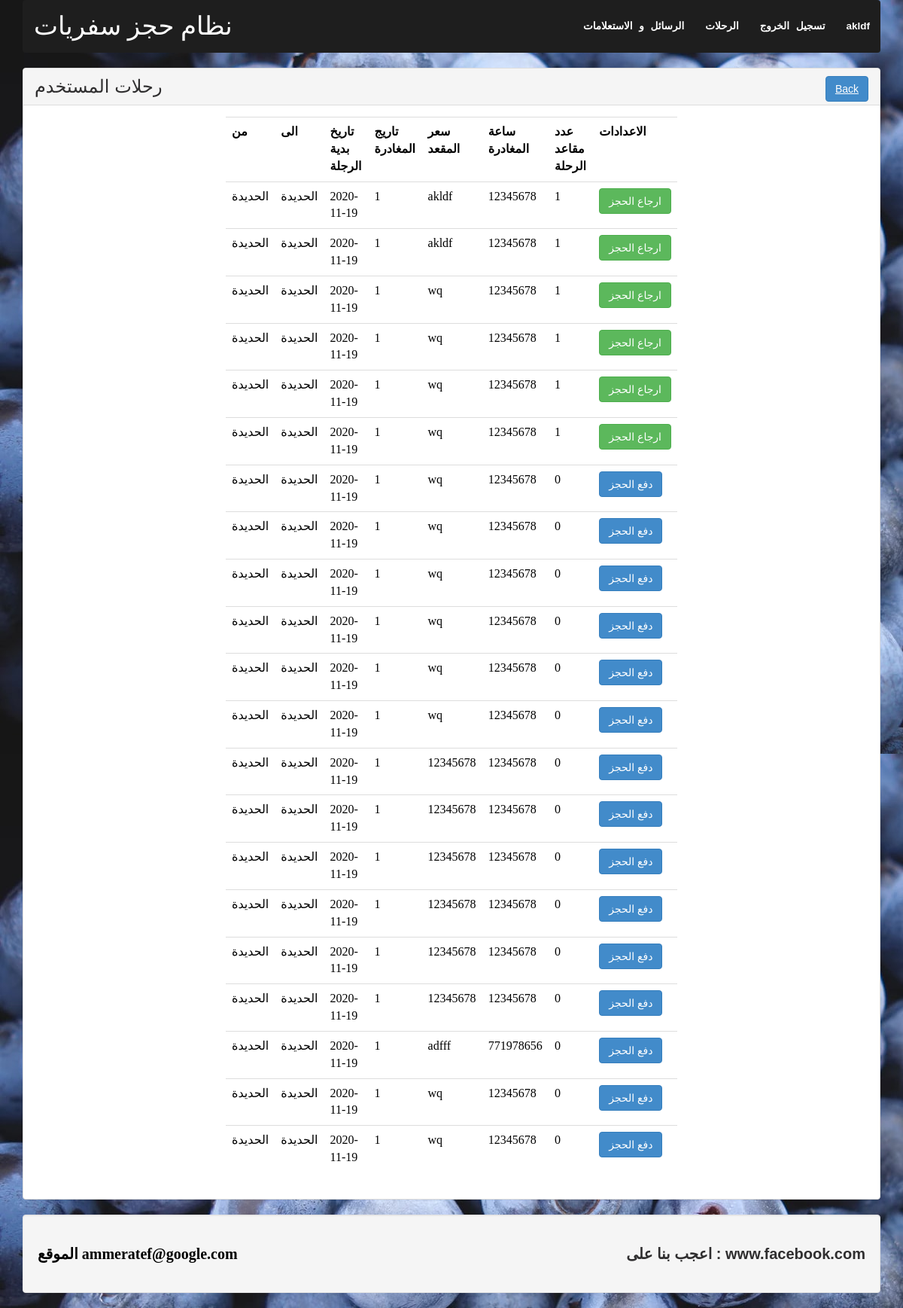
The app's page /journey.php?id=1 (signed in) with its own data.
### tables this page shows
CREATE TABLE `db_journey` (
  `id_jou` int(11) NOT NULL,
  `id_user` int(11) NOT NULL,
  `id_reservation` int(11) NOT NULL,
  `pay` tinyint(1) NOT NULL DEFAULT 0
);

CREATE TABLE `db_reservation` (
  `id` int(11) NOT NULL,
  `pickup` varchar(255) NOT NULL,
  `bookingdate` varchar(255) NOT NULL,
  `returndate` varchar(255) NOT NULL,
  `carnumber` varchar(64) NOT NULL,
  `destination` varchar(255) NOT NULL,
  `bookingtime` varchar(255) NOT NULL,
  `email` varchar(255) NOT NULL,
  `passengers` varchar(255) NOT NULL
);

CREATE TABLE `users` (
  `id` int(11) NOT NULL,
  `name` varchar(255) NOT NULL,
  `phone` varchar(16) NOT NULL,
  `email` varchar(255) NOT NULL,
  `pass` varchar(255) NOT NULL,
  `role` varchar(16) DEFAULT 'user'
);

### lib/Session.php (called while the page is built, shortened)
<?php
class Session
{
	public static function get($key){
		if (isset($_SESSION[$key])) {
			return $_SESSION[$key];
		}else{
			return false;
		}
	}
}
?>

### journey.php (the view, shortened to what this page needs)
<html>
    <body style=" background-image: url(images/breadcumb.jpg)">
<?php
	 include 'inc/header.php';
?>
<?php
$connection = mysqli_connect("localhost", "root", "", "nit_angola");
if (Session::get("role") == 'admin') {
$id=$_GET['id'];
	$sql = "SELECT * FROM db_journey JOIN users ON users.id = db_journey.id_user
	 JOIN db_reservation ON db_reservation.id = db_journey.id_reservation
	 WHERE id_reservation='$id'";
	$results = mysqli_query($connection, $sql);
} else {
$id=Session::get("id");
$sql = "SELECT * FROM db_journey JOIN users ON users.id = db_journey.id_user
JOIN db_reservation ON db_reservation.id = db_journey.id_reservation
WHERE id_user='$id'";
$results = mysqli_query($connection, $sql);
}
?>
	<div class="panel panel-default">
		<div class="panel-heading">
			<h2>رحلات المستخدم<span class="pull-right"><a class="btn btn-primary" href="home.php">Back</a></span></h2>
		</div>
		<div class="panel-body">
			<div style="max-width:600px; margin: 0 auto">
				<form action="" method="POST">
					<table class="table table-primary " >
						<tr>
							<th>من   </th>
							<th>الى</th>
							<th>تاريخ بدية الرجلة  </th>
							<th>تاريج المغادرة  </th>
							<th>سعر المقعد </th>
							<th>ساعة المغادرة </th>
							<th>عدد مقاعد الرحلة</th>
							<th >الاعدادات </th>
						</tr>
<?php
 if (Session::get("role") == 'admin') {
if (mysqli_num_rows($results)>0) {
	while ($row=mysqli_fetch_array($results)) {
	echo "<tr>";
	echo "<td>".$row['pickup']."</td>";
	echo "<td>".$row['destination']."</td>";
	echo "<td>".$row['returndate']."</td>";
	echo "<td>".$row['id']."</td>";
	echo "<td>".$row['name']."</td>";
	echo "<td>".$row['phone']."</td>";
	echo "<td>".$row['pay']."</td>";
	if ($row['pay'] == 1) {
	echo "<td> <a  class='btn btn-success' id='users_".$row['id_jou']."' onclick='update_item(".$row['id_jou'].")'> ارجاع الحجز </a></td>";
	} else {
		echo "<td> <a  class='btn btn-primary' id='users_".$row['id_jou']."' onclick='update_item(".$row['id_jou'].")'>  دفع الحجز </a></td>";
	}
	echo "</tr>";
}
}
}
?>
					</table>
				</form>
			</div>
		</div>
	</div>
<?php
	include 'inc/footer.php';
?>
    </body></html>

### css/main.css (style rules this page uses)
h2 { font-size: 24px; font-weight: 500; }
body, html { margin: 0; padding: 0; height: 100%; }
h1, h2, p, span, a { font-family: "museo-sans", helvetica, sans-serif; color: #2f2e2f; margin: 0; padding: 0; }

### records on screen
db_journey: id_reservation.pickup "الحديدة", id_reservation.destination "الحديدة", id_reservation.returndate "2020-11-19", id_reservation "1", id_user.name "akldf", id_user.phone "12345678", pay "1"
db_journey: id_reservation.pickup "الحديدة", id_reservation.destination "الحديدة", id_reservation.returndate "2020-11-19", id_reservation "1", id_user.name "akldf", id_user.phone "12345678", pay "1"
db_journey: id_reservation.pickup "الحديدة", id_reservation.destination "الحديدة", id_reservation.returndate "2020-11-19", id_reservation "1", id_user.name "wq", id_user.phone "12345678", pay "1"
db_journey: id_reservation.pickup "الحديدة", id_reservation.destination "الحديدة", id_reservation.returndate "2020-11-19", id_reservation "1", id_user.name "wq", id_user.phone "12345678", pay "1"
db_journey: id_reservation.pickup "الحديدة", id_reservation.destination "الحديدة", id_reservation.returndate "2020-11-19", id_reservation "1", id_user.name "wq", id_user.phone "12345678", pay "1"
db_journey: id_reservation.pickup "الحديدة", id_reservation.destination "الحديدة", id_reservation.returndate "2020-11-19", id_reservation "1", id_user.name "wq", id_user.phone "12345678", pay "1"
db_journey: id_reservation.pickup "الحديدة", id_reservation.destination "الحديدة", id_reservation.returndate "2020-11-19", id_reservation "1", id_user.name "wq", id_user.phone "12345678", pay "0"
db_journey: id_reservation.pickup "الحديدة", id_reservation.destination "الحديدة", id_reservation.returndate "2020-11-19", id_reservation "1", id_user.name "wq", id_user.phone "12345678", pay "0"
db_journey: id_reservation.pickup "الحديدة", id_reservation.destination "الحديدة", id_reservation.returndate "2020-11-19", id_reservation "1", id_user.name "wq", id_user.phone "12345678", pay "0"
db_journey: id_reservation.pickup "الحديدة", id_reservation.destination "الحديدة", id_reservation.returndate "2020-11-19", id_reservation "1", id_user.name "wq", id_user.phone "12345678", pay "0"
db_journey: id_reservation.pickup "الحديدة", id_reservation.destination "الحديدة", id_reservation.returndate "2020-11-19", id_reservation "1", id_user.name "wq", id_user.phone "12345678", pay "0"
db_journey: id_reservation.pickup "الحديدة", id_reservation.destination "الحديدة", id_reservation.returndate "2020-11-19", id_reservation "1", id_user.name "wq", id_user.phone "12345678", pay "0"
db_journey: id_reservation.pickup "الحديدة", id_reservation.destination "الحديدة", id_reservation.returndate "2020-11-19", id_reservation "1", id_user.name "12345678", id_user.phone "12345678", pay "0"
db_journey: id_reservation.pickup "الحديدة", id_reservation.destination "الحديدة", id_reservation.returndate "2020-11-19", id_reservation "1", id_user.name "12345678", id_user.phone "12345678", pay "0"
db_journey: id_reservation.pickup "الحديدة", id_reservation.destination "الحديدة", id_reservation.returndate "2020-11-19", id_reservation "1", id_user.name "12345678", id_user.phone "12345678", pay "0"
db_journey: id_reservation.pickup "الحديدة", id_reservation.destination "الحديدة", id_reservation.returndate "2020-11-19", id_reservation "1", id_user.name "12345678", id_user.phone "12345678", pay "0"
db_journey: id_reservation.pickup "الحديدة", id_reservation.destination "الحديدة", id_reservation.returndate "2020-11-19", id_reservation "1", id_user.name "12345678", id_user.phone "12345678", pay "0"
db_journey: id_reservation.pickup "الحديدة", id_reservation.destination "الحديدة", id_reservation.returndate "2020-11-19", id_reservation "1", id_user.name "12345678", id_user.phone "12345678", pay "0"
db_journey: id_reservation.pickup "الحديدة", id_reservation.destination "الحديدة", id_reservation.returndate "2020-11-19", id_reservation "1", id_user.name "adfff", id_user.phone "771978656", pay "0"
db_journey: id_reservation.pickup "الحديدة", id_reservation.destination "الحديدة", id_reservation.returndate "2020-11-19", id_reservation "1", id_user.name "wq", id_user.phone "12345678", pay "0"
db_journey: id_reservation.pickup "الحديدة", id_reservation.destination "الحديدة", id_reservation.returndate "2020-11-19", id_reservation "1", id_user.name "wq", id_user.phone "12345678", pay "0"

### other values on screen
Session::get("name") "akldf"
